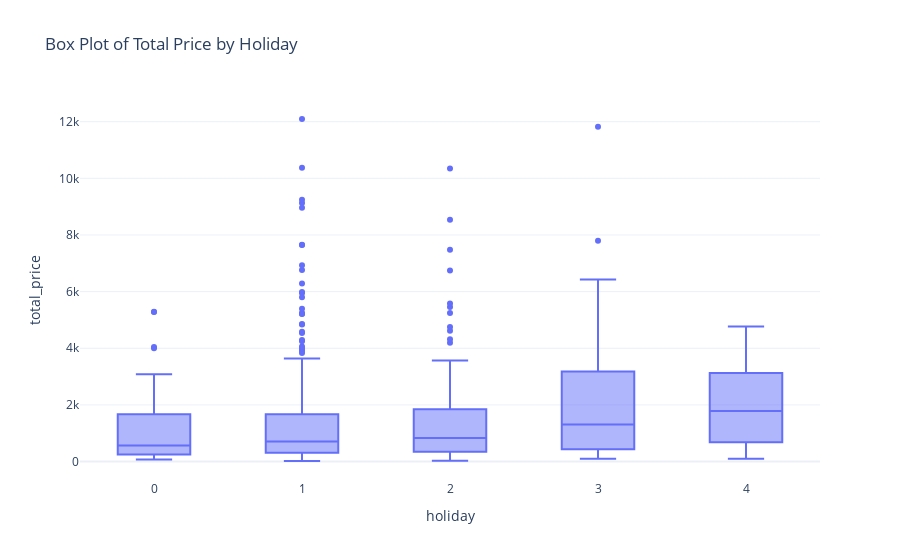

Source (notebook cell):
### Code cell
fig = px.box(data, x='holiday', 
             y='total_price', 
             title='Box Plot of Total Price by Holiday')
fig.show()

### Figure 1 — Plotly figure (JSON) as saved in the notebook; plotly's stock layout.template omitted (floating-point values rounded to 4 significant figures; data arrays with more than 128 entries replaced by an {"elided": "..."} marker saying what was removed)
{"data": [{"alignmentgroup": "True", "hovertemplate": "holiday=%{x}<br>total_price=%{y}<extra></extra>", "legendgroup": "", "marker": {"color": "#636efa"}, "name": "", "notched": false, "offsetgroup": "", "orientation": "v", "showlegend": false, "type": "box", "x": {"elided": "676 int values"}, "x0": " ", "xaxis": "x", "y": {"elided": "676 float values"}, "y0": " ", "yaxis": "y"}], "layout": {"boxmode": "group", "legend": {"tracegroupgap": 0}, "title": {"text": "Box Plot of Total Price by Holiday"}, "xaxis": {"anchor": "y", "domain": [0, 1], "title": {"text": "holiday"}}, "yaxis": {"anchor": "x", "domain": [0, 1], "title": {"text": "total_price"}}}}
